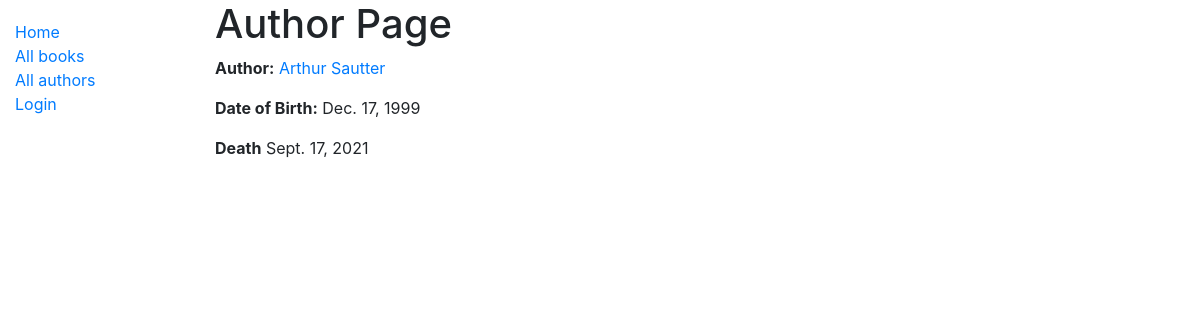
The app's page /catalog/author/1 with its own data.
### catalog/models.py (models this page shows, shortened)
class Author(models.Model):
    first_name = models.CharField(max_length=100)
    last_name = models.CharField(max_length=100)
    date_of_birth = models.DateField(null=True, blank=True)
    date_of_death = models.DateField('Died', null=True, blank=True)
    class Meta:
        ordering = ['last_name', 'first_name']
    def get_absolute_url(self):
        return reverse('author-detail', args=[str(self.id)])

### catalog/views.py (the view)
# urls.py: path('author/<int:pk>', views.AuthorDetailView.as_view(), name='author-detail'),
class AuthorDetailView(generic.DetailView):
    model = Author

### catalog/templates/catalog/author_detail.html (shortened to what this page needs)
{% extends "base_generic.html" %}
{% block content %}
  <h1>Author Page</h1>
    <p><strong>Author:</strong> <a href="{{ author.get_absolute_url }}">{{ author.first_name }} {{ author.last_name }}</a></p>
  <p><strong>Date of Birth:</strong> {{ author.date_of_birth }}</p>
  <p><strong>Death</strong> {{ author.date_of_death }}</p>
{% endblock %}

### records on screen
Author: first_name "Arthur", last_name "Sautter", date_of_birth "Dec. 17, 1999", date_of_death "Sept. 17, 2021"
